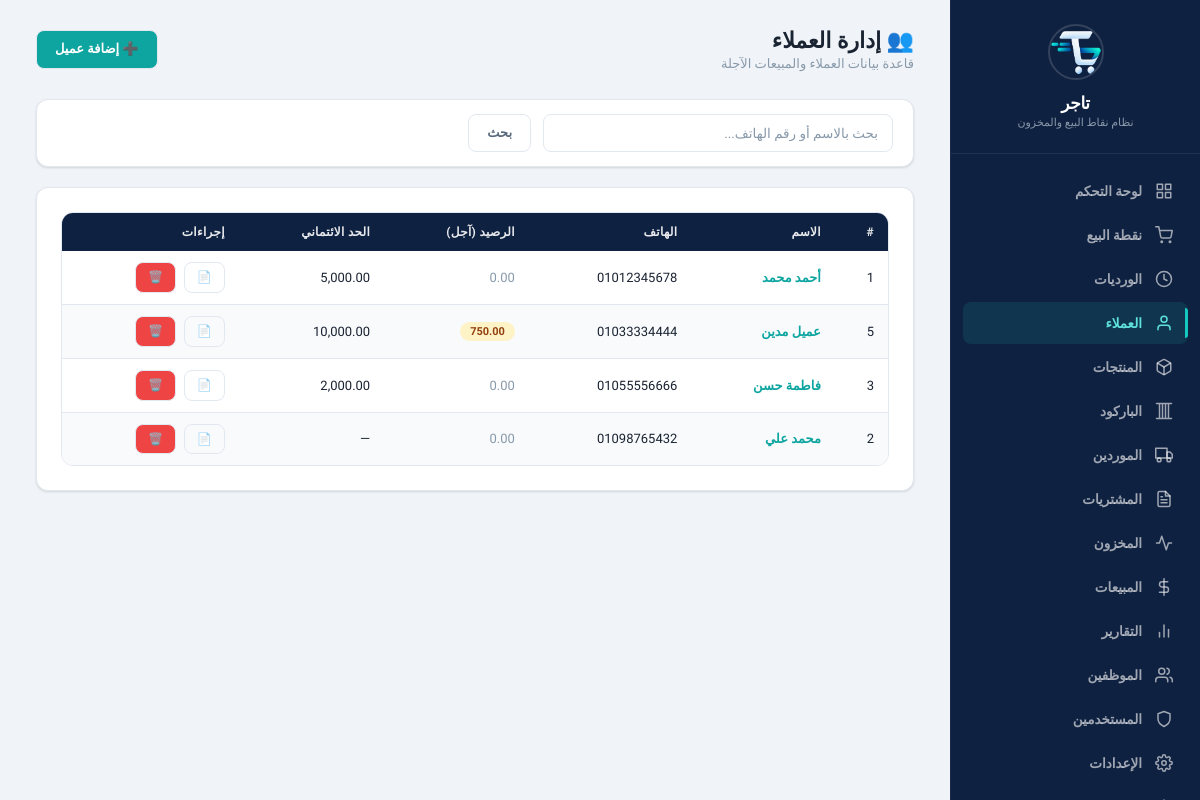
The page /?page=customers (signed in) on the database its author committed.
### tables this page shows
CREATE TABLE customers (
    id INTEGER PRIMARY KEY AUTOINCREMENT,
    name TEXT NOT NULL,
    phone TEXT DEFAULT NULL,
    address TEXT DEFAULT NULL,
    notes TEXT DEFAULT NULL,
    credit_limit REAL NOT NULL DEFAULT 0,
    balance REAL NOT NULL DEFAULT 0,
    is_active INTEGER NOT NULL DEFAULT 1,
    created_at TEXT NOT NULL DEFAULT (datetime('now', 'localtime')),
    updated_at TEXT NOT NULL DEFAULT (datetime('now', 'localtime'))
);

### www/app/controllers/CustomerController.php (called while the page is built, shortened)
<?php
class CustomerController {
    private $customerService;
    public function __construct() {
        $this->customerService = new CustomerService();
    }
    public function index() {
        $search = $_GET['search'] ?? '';
        $customers = $this->customerService->getAll($search);
        include APP_PATH . '/views/layout/header.php';
        include APP_PATH . '/views/customers/index.php';
        include APP_PATH . '/views/layout/footer.php';
    }
}

### www/app/config/database.php (called while the page is built, shortened)
<?php
class Database {
    private static $instance = null;
    private $pdo;
    private function __construct() {
        $this->dbPath = __DIR__ . '/../../data/pos_system.db';
        try {
            $this->pdo = new PDO('sqlite:' . $this->dbPath);
            $this->pdo->setAttribute(PDO::ATTR_ERRMODE, PDO::ERRMODE_EXCEPTION);
            $this->pdo->setAttribute(PDO::ATTR_DEFAULT_FETCH_MODE, PDO::FETCH_ASSOC);
            $this->pdo->exec('PRAGMA journal_mode = WAL');
            $this->pdo->exec('PRAGMA foreign_keys = ON');
            $this->pdo->exec('PRAGMA busy_timeout = 5000');
            $this->pdo->exec('PRAGMA synchronous = NORMAL');
            $this->pdo->exec('PRAGMA cache_size = -8000');
            $this->pdo->exec('PRAGMA temp_store = MEMORY');
        } catch (PDOException $e) {
            die('Database connection failed: ' . $e->getMessage());
        }
    }
    public static function getInstance() {
        if (self::$instance === null) {
            self::$instance = new self();
        }
        return self::$instance;
    }
    public function getConnection() {
        return $this->pdo;
    }
    public function migrate() {
        $this->pdo->exec(
            "CREATE TABLE IF NOT EXISTS migrations (
                id INTEGER PRIMARY KEY AUTOINCREMENT,
                filename TEXT NOT NULL UNIQUE,
                applied_at TEXT NOT NULL DEFAULT (datetime('now', 'localtime'))
            )"
        );
    }
}

### www/app/services/CustomerService.php (called while the page is built, shortened)
<?php
class CustomerService {
    private $db;
    public function __construct() {
        $this->db = Database::getInstance()->getConnection();
    }
    public function getAll($search = '') {
        $sql = "SELECT * FROM customers WHERE is_active = 1";
        $params = [];
        $sql .= " ORDER BY name";
        $stmt = $this->db->prepare($sql);
        $stmt->execute($params);
        return $stmt->fetchAll();
    }
}

### www/app/views/customers/index.php (the view, shortened to what this page needs)
<div class="page-header">
    <div>
        <h1>👥 إدارة العملاء</h1>
        <p class="subtitle">قاعدة بيانات العملاء والمبيعات الآجلة</p>
    </div>
    <button class="btn btn-primary" onclick="openModal('addCustomerModal')">➕ إضافة عميل</button>
</div>
<div class="card" style="padding:14px 20px;">
    <form style="display:flex;gap:12px;" method="GET">
        <input type="text" name="search" class="form-control" placeholder="بحث بالاسم أو رقم الهاتف..." value="<?= htmlspecialchars($search) ?>" style="max-width:350px;">
        <button type="submit" class="btn btn-outline">بحث</button>
    </form>
</div>
<div class="card">
    <?php if (!empty($customers)): ?>
    <div class="table-wrapper">
        <table>
            <thead>
                <tr>
                    <th>#</th>
                    <th>الاسم</th>
                    <th>الهاتف</th>
                    <th>الرصيد (آجل)</th>
                    <th>الحد الائتماني</th>
                    <th>إجراءات</th>
                </tr>
            </thead>
            <tbody>
                <?php foreach ($customers as $c): ?>
                <tr>
                    <td><?= $c['id'] ?></td>
                    <td class="fw-bold"><a href="?page=customers&action=profile&id=<?= $c['id'] ?>"><?= htmlspecialchars($c['name']) ?></a></td>
                    <td><?= htmlspecialchars($c['phone'] ?: '—') ?></td>
                    <td>
                        <?php if ($c['balance'] > 0): ?>
                        <span class="badge badge-warning"><?= number_format($c['balance'], 2) ?></span>
                        <?php else: ?>
                        <span class="text-muted">0.00</span>
                        <?php endif; ?>
                    </td>
                    <td><?= $c['credit_limit'] > 0 ? number_format($c['credit_limit'], 2) : '—' ?></td>
                    <td>
                        <div class="btn-group">
                            <a href="?page=customers&action=profile&id=<?= $c['id'] ?>" class="btn btn-sm btn-outline">📄</a>
                            <a href="?page=customers&action=delete&id=<?= $c['id'] ?>" class="btn btn-sm btn-danger" onclick="return confirm('هل أنت متأكد؟')">🗑️</a>
                        </div>
                    </td>
                </tr>
                <?php endforeach; ?>
            </tbody>
        </table>
    </div>
    <?php else: ?>
    <div class="empty-state">
        <p>لا يوجد عملاء<?= $search ? ' مطابقون للبحث' : '' ?></p>
    </div>
    <?php endif; ?>
</div>

### www/public/css/main.css (style rules this page uses)
:root { --navy-900: #0a1628; --navy-800: #0f2140; --navy-700: #152d54; --navy-600: #1b3a68; --navy-500: #24507e; --teal-600: #0d8a85; --teal-500: #0ea5a0; --teal-400: #14c8c1; --teal-300: #5ee2db; --teal-200: #a6f0ed; --teal-100: #d4faf8; --bg-primary: #f0f4f8; --bg-secondary: #ffffff; --bg-card: #ffffff; --bg-card-hover: #f7f9fb; --bg-input: #ffffff; --bg-sidebar: var(--navy-800); --border-color: #e2e8f0; --border-focus: var(--teal-500); --text-primary: #1a2332; --text-secondary: #5a6a7e; --text-muted: #8899aa; --text-on-dark: #e2e8f0; --text-on-dark-muted: #8899aa; --accent: var(--teal-500); --accent-hover: var(--teal-400); --accent-light: rgba(14, 165, 160, 0.1); --success: #10b981; --success-bg: #d1fae5; --warning: #f59e0b; --warning-bg: #fef3c7; --danger: #ef4444; --danger-bg: #fee2e2; --info: #3b82f6; --info-bg: #dbeafe; --shadow: 0 1px 3px rgba(0, 0, 0, 0.08), 0 1px 2px rgba(0, 0, 0, 0.06); --shadow-md: 0 4px 6px rgba(0, 0, 0, 0.07), 0 2px 4px rgba(0, 0, 0, 0.06); --shadow-lg: 0 10px 25px rgba(0, 0, 0, 0.1); --sidebar-width: 250px; --radius: 12px; --radius-sm: 8px; --radius-lg: 16px; --transition: all 0.2s ease; --font: 'Cairo', 'Segoe UI', Tahoma, sans-serif; }
*, *::before, *::after { box-sizing: border-box; margin: 0; padding: 0; }
html, body { height: 100%; font-family: var(--font); font-size: 14px; background: var(--bg-primary); color: var(--text-primary); direction: rtl; overflow: hidden; -webkit-font-smoothing: antialiased; }
a { color: var(--accent); text-decoration: none; }
.page-header { display: flex; align-items: center; justify-content: space-between; margin-bottom: 28px; flex-wrap: wrap; gap: 16px; }
.page-header h1 { font-size: 22px; font-weight: 800; color: var(--text-primary); }
.page-header .subtitle { font-size: 13px; color: var(--text-muted); margin-top: 3px; }
.card { background: var(--bg-card); border: 1px solid var(--border-color); border-radius: var(--radius); padding: 24px; margin-bottom: 20px; box-shadow: var(--shadow); }
.btn { display: inline-flex; align-items: center; justify-content: center; gap: 6px; padding: 9px 18px; border: 1px solid var(--border-color); background: var(--bg-card); color: var(--text-primary); border-radius: var(--radius-sm); font-size: 13px; font-weight: 600; font-family: var(--font); cursor: pointer; transition: var(--transition); white-space: nowrap; line-height: 1.4; text-decoration: none; }
.btn-primary { background: var(--teal-500); color: #fff; }
.btn-danger { background: var(--danger); color: #fff; }
.btn-outline { background: transparent; border: 1px solid var(--border-color); color: var(--text-secondary); }
.btn-sm { padding: 6px 12px; font-size: 12px; }
.btn-group { display: flex; gap: 8px; flex-wrap: wrap; }
.form-control { width: 100%; padding: 10px 14px; background: var(--bg-input); border: 1.5px solid var(--border-color); border-radius: var(--radius-sm); color: var(--text-primary); font-size: 13.5px; font-family: var(--font); transition: var(--transition); outline: none; }
.form-control::placeholder { color: var(--text-muted); }
.table-wrapper { overflow-x: auto; border-radius: var(--radius); border: 1px solid var(--border-color); }
table { width: 100%; border-collapse: collapse; font-size: 13px; }
thead { background: var(--navy-800); }
th { padding: 12px 14px; text-align: right; font-weight: 600; color: rgba(255, 255, 255, 0.9); font-size: 12px; text-transform: uppercase; letter-spacing: 0.3px; border-bottom: none; white-space: nowrap; }
td { padding: 11px 14px; border-bottom: 1px solid var(--border-color); color: var(--text-primary); }
tbody tr { transition: background 0.15s ease; }
tbody tr:last-child td { border-bottom: none; }
tbody tr:nth-child(even) { background: #f8fafc; }
.badge { display: inline-flex; align-items: center; padding: 3px 10px; border-radius: 20px; font-size: 11px; font-weight: 600; }
.badge-warning { background: var(--warning-bg); color: #92400e; }
.text-muted { color: var(--text-muted); }
.fw-bold { font-weight: 700; }
.fw-bold { font-weight: 700 !important; }
.text-muted { color: var(--text-muted) !important; }

### rows shown on the page
customers: id "1", name "أحمد محمد", phone "01012345678", balance "0.00", credit_limit "5,000.00"
customers: id "5", name "عميل مدين", phone "01033334444", balance "750.00", credit_limit "10,000.00"
customers: id "3", name "فاطمة حسن", phone "01055556666", balance "0.00", credit_limit "2,000.00"
customers: id "2", name "محمد علي", phone "01098765432", balance "0.00"
